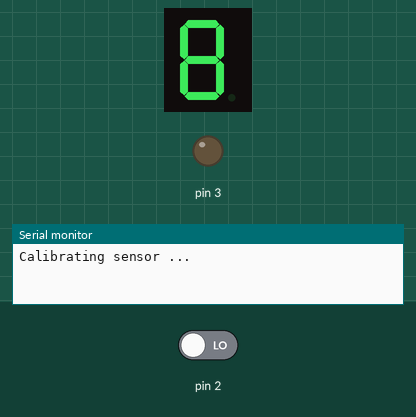
Bench run of a sketch on a simulated Arduino Uno, built with avr-gcc and run on an emulated ATmega328P. Shown: 1-digit seven-segment display, output pins drawn as LEDs (lit = HIGH), the last lines printed to the serial monitor. Wiring (inferred from the names in the program): 1-digit 7-segment display, segments lit when HIGH: segments pin 9, pin 10, pin 4, pin 5, pin 6, pin 8, pin 7. The inputs (shaded band) are chosen by the test bench; at power-on: pin 2 LOW. The segment pins are drawn as the display they are named for; pins used as bus, display or sensor lines are not drawn.

Above: at 0.1 s.
At 21.1 s:
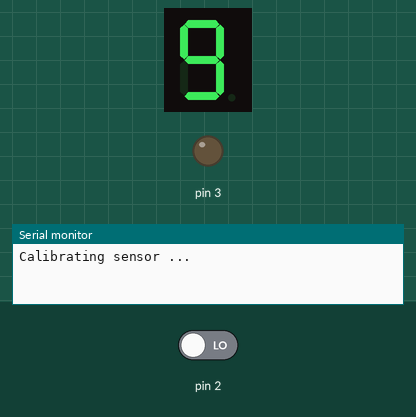
At 23.1 s:
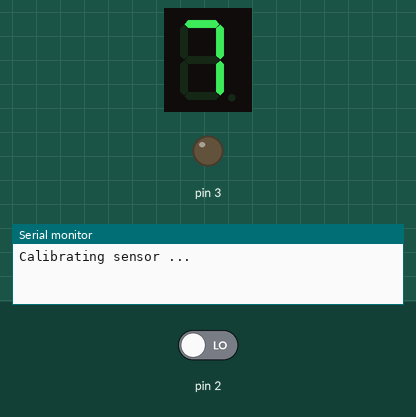
At 25.1 s:
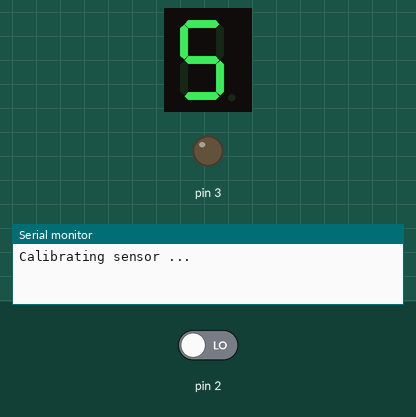
At 27.1 s:
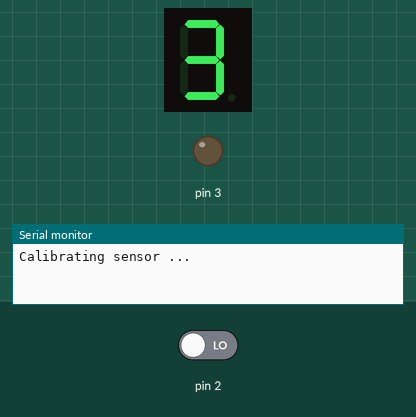
At 30.1 s:
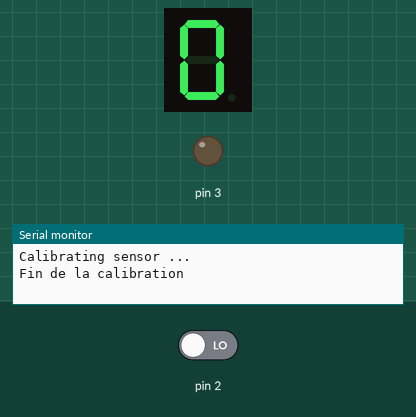

The sketch:

infrared_sensor.ino
```cpp
#define G 7
#define F 8
#define A 9
#define B 10
#define E 6
#define D 5
#define C 4

int digit = 0;

void digit0() {
  // for 0 needed to turn ON F A B C D E segments, so:

  digitalWrite(A, HIGH);
  digitalWrite(B, HIGH);
  digitalWrite(C, HIGH);
  digitalWrite(D, HIGH);
  digitalWrite(E, HIGH);
  digitalWrite(F, HIGH);
  //////////////////////// G segment should be turn OFF
  digitalWrite(G, LOW);

};

void digit1() {

  digitalWrite(A, LOW);
  digitalWrite(B, HIGH);
  digitalWrite(C, HIGH);
  digitalWrite(D, LOW);
  digitalWrite(E, LOW);
  digitalWrite(F, LOW);
  digitalWrite(G, LOW);
};

void digit2() {

  digitalWrite(A, HIGH);
  digitalWrite(B, HIGH);
  digitalWrite(C, LOW);
  digitalWrite(D, HIGH);
  digitalWrite(E, HIGH);
  digitalWrite(F, LOW);
  digitalWrite(G, HIGH);
};

void digit3() {

  digitalWrite(A, HIGH);
  digitalWrite(B, HIGH);
  digitalWrite(C, HIGH);
  digitalWrite(D, HIGH);
  digitalWrite(E, LOW);
  digitalWrite(F, LOW);
  digitalWrite(G, HIGH);
};

void digit4() {

  digitalWrite(A, LOW);
  digitalWrite(B, HIGH);
  digitalWrite(C, HIGH);
  digitalWrite(D, LOW);
  digitalWrite(E, LOW);
  digitalWrite(F, HIGH);
  digitalWrite(G, HIGH);
};

void digit5() {

  digitalWrite(A, HIGH);
  digitalWrite(B, LOW);
  digitalWrite(C, HIGH);
  digitalWrite(D, HIGH);
  digitalWrite(E, LOW);
  digitalWrite(F, HIGH);
  digitalWrite(G, HIGH);
};

void digit6() {

  digitalWrite(A, HIGH);
  digitalWrite(B, LOW);
  digitalWrite(C, HIGH);
  digitalWrite(D, HIGH);
  digitalWrite(E, HIGH);
  digitalWrite(F, HIGH);
  digitalWrite(G, HIGH);
};

void digit7() {

  digitalWrite(A, HIGH);
  digitalWrite(B, HIGH);
  digitalWrite(C, HIGH);
  digitalWrite(D, LOW);
  digitalWrite(E, LOW);
  digitalWrite(F, LOW);
  digitalWrite(G, LOW);
};

void digit8() {

  digitalWrite(A, HIGH);
  digitalWrite(B, HIGH);
  digitalWrite(C, HIGH);
  digitalWrite(D, HIGH);
  digitalWrite(E, HIGH);
  digitalWrite(F, HIGH);
  digitalWrite(G, HIGH);

};

void digit9() {

  digitalWrite(A, HIGH);
  digitalWrite(B, HIGH);
  digitalWrite(C, HIGH);
  digitalWrite(D, HIGH);
  digitalWrite(E, LOW);
  digitalWrite(F, HIGH);
  digitalWrite(G, HIGH);

};


void showdigit(int digit)
{

  switch (digit) {

    case 0:
      digit0();
      break;

    case 1:
      digit1();
      break;

    case 2:
      digit2();
      break;

    case 3:
      digit3();
      break;

    case 4:
      digit4();
      break;

    case 5:
      digit5();
      break;

    case 6:
      digit6();
      break;

    case 7:
      digit7();
      break;

    case 8:
      digit8();
      break;

    case 9:
      digit9();
      break;


    default:

      break;

  };

}

//calibration time
//Temps de reinitialisation précisemment à 37 secondes
int calibration = 30;

int val = 0;
int previous = 0;


void setup(){

  pinMode(2, INPUT);
  pinMode(3, OUTPUT);


  pinMode(A, OUTPUT);
  pinMode(B, OUTPUT);
  pinMode(C, OUTPUT);
  pinMode(D, OUTPUT);
  pinMode(E, OUTPUT);
  pinMode(F, OUTPUT);
  pinMode(G, OUTPUT);
  Serial.begin(9600);

  Serial.print("Calibrating sensor ...");
  for(int i = 0; i < calibration; i++){
    if(i > (calibration - 10)) {
      showdigit(calibration - i);
    } else {
      if(i%2 == 0) {
        digitalWrite(A, HIGH);
        digitalWrite(B, HIGH);
        digitalWrite(C, HIGH);
        digitalWrite(D, HIGH);
        digitalWrite(E, HIGH);
        digitalWrite(F, HIGH);
        digitalWrite(G, HIGH);
      } else {
        digitalWrite(A, LOW);
        digitalWrite(B, LOW);
        digitalWrite(C, LOW);
        digitalWrite(D, LOW);
        digitalWrite(E, LOW);
        digitalWrite(F, LOW);
        digitalWrite(G, LOW);
      }
    }
    delay(1000);
  }
  digit = 0;
  showdigit(digit);
  Serial.println("\nFin de la calibration");
}


void reset() {
  digit = 0;
}


void loop() {
  val = (int) digitalRead(2);

  if(val != previous) {
    previous = val;
    Serial.println(val);
    if(val == 1) {
      digit = (digit + 1)%10;
      showdigit(digit);
    }


  }


  delay(500);
}
```

Measured:
- what the display in image 1 shows lasts 1.0 s, from 21.0 s to 22.0 s
